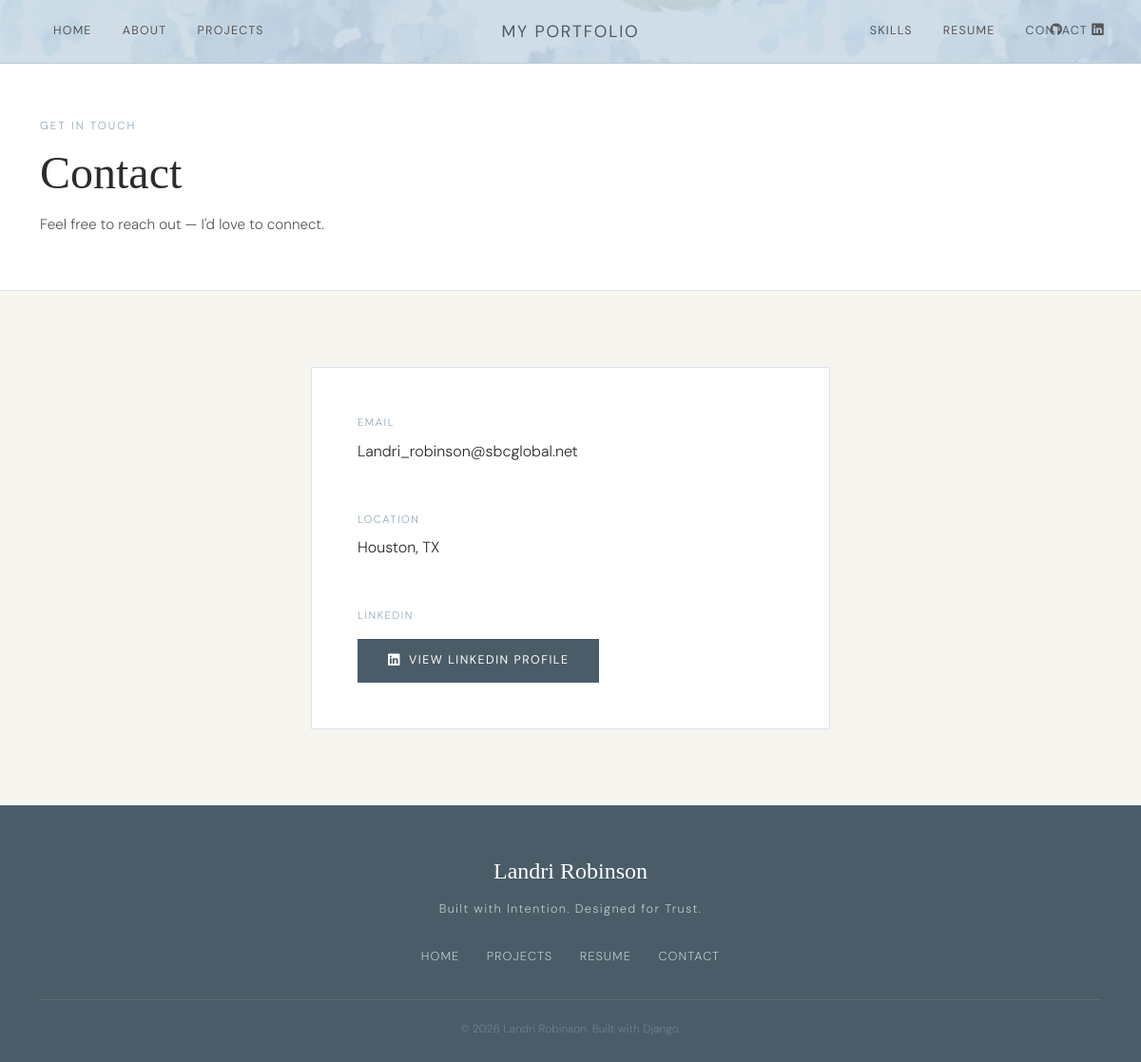
Page /contact/ on the committed database.
### portfolio/models.py (models this page shows, shortened)
class SiteProfile(models.Model):
    about_heading = models.CharField(
        max_length=200,
        default='Focused on AI & intelligent systems',
        help_text='Heading shown in the About Me section on the homepage',
    )
    about_bio = models.TextField(
        default='My work spans chatbots, AI agents, machine learning pipelines, and full-stack web applications. I believe in using technology to solve real problems — clearly, efficiently, and creatively.',
        help_text='Main bio paragraph — shown on the About page and homepage',
    )
    about_tagline = models.CharField(
        max_length=200,
        default='Problem-solver with a passion for AI and intelligent systems.',
        help_text='Short tagline shown under the page title on the About page',
    )
    contact_email = models.EmailField(
        blank=True,
        default='',
        help_text='Email address shown on the Contact page',
    )
    contact_location = models.CharField(
        max_length=200,
        blank=True,
        default='',
        help_text='Location shown on the Contact page (e.g. Waco, Texas)',
    )
    linkedin_url = models.URLField(
        blank=True,
        default='',
        help_text='Full LinkedIn profile URL',
    )
    class Meta:
        verbose_name = 'Site Profile'
        verbose_name_plural = 'Site Profile'

### portfolio/views.py (the view)
# urls.py: path('contact/', views.contact, name='contact'),
def contact(request):
    if request.method == 'POST':
        form = ContactForm(request.POST)
        if form.is_valid():
            form.save()
            messages.success(request, "Thanks for reaching out! I'll get back to you soon.")
            return redirect('contact')
    else:
        form = ContactForm()
    profile = SiteProfile.objects.first() or SiteProfile()
    return render(request, 'portfolio/contact.html', {'form': form, 'profile': profile})

### templates/portfolio/contact.html (shortened to what this page needs)
{% extends 'portfolio/base.html' %}
{% block content %}
<div class="page-header">
  <div class="container">
    <span class="page-header-eyebrow">Get In Touch</span>
    <h1 class="page-header-title">Contact</h1>
    <p class="page-header-sub">Feel free to reach out — I'd love to connect.</p>
  </div>
</div>
<section class="section-pad" style="background:var(--cream)">
  <div class="container">
    <div class="row justify-content-center">
      <div class="col-md-6">
        <div style="background:var(--white);border:1px solid var(--border);padding:48px">
          {% if profile.contact_email %}
          <div class="mb-5">
            <span style="font-size:0.7rem;letter-spacing:0.14em;text-transform:uppercase;color:var(--accent);display:block;margin-bottom:6px">Email</span>
            <a href="mailto:{{ profile.contact_email }}" style="font-size:1rem;color:var(--charcoal)">{{ profile.contact_email }}</a>
          </div>
          {% endif %}
          {% if profile.contact_location %}
          <div class="mb-5">
            <span style="font-size:0.7rem;letter-spacing:0.14em;text-transform:uppercase;color:var(--accent);display:block;margin-bottom:6px">Location</span>
            <span style="font-size:1rem;color:var(--charcoal)">{{ profile.contact_location }}</span>
          </div>
          {% endif %}
          {% if profile.linkedin_url %}
          <div>
            <span style="font-size:0.7rem;letter-spacing:0.14em;text-transform:uppercase;color:var(--accent);display:block;margin-bottom:14px">LinkedIn</span>
            <a href="{{ profile.linkedin_url }}" target="_blank" class="btn-primary-custom">
              <i class="bi bi-linkedin me-2"></i>View LinkedIn Profile
            </a>
          </div>
          {% endif %}
        </div>
      </div>
    </div>
  </div>
</section>
{% endblock %}

### static/css/style.css (style rules this page uses)
:root { --cream: #F7F5F0; --white: #FFFFFF; --charcoal: #2C2C2C; --charcoal-lt: #555555; --slate: #6B7F8E; --slate-dark: #4A5C68; --slate-light: #B8C8D2; --slate-pale: #EAF0F4; --accent: #8FA8B8; --accent-hover: #6B8FA3; --muted-gold: #C9B89A; --border: #DDE4E8; --shadow: rgba(74, 92, 104, 0.12); }
* { box-sizing: border-box; }
html { scroll-behavior: smooth; }
body { font-family: 'DM Sans', sans-serif; font-weight: 300; color: var(--charcoal); background-color: var(--cream); line-height: 1.75; font-size: 16px; }
h1, h2, h3, h4, h5 { font-family: 'Cormorant Garamond', serif; font-weight: 400; line-height: 1.2; color: var(--charcoal); }
a { color: var(--slate-dark); text-decoration: none; transition: color 0.2s; }
.btn-primary-custom { background-color: var(--slate-dark); color: var(--white); border: none; padding: 12px 32px; font-size: 0.78rem; letter-spacing: 0.12em; text-transform: uppercase; font-family: 'DM Sans', sans-serif; font-weight: 400; cursor: pointer; transition: background-color 0.25s, transform 0.15s; display: inline-block; }
.section-pad { padding: 80px 0; }
.page-header { background-color: var(--white); border-bottom: 1px solid var(--border); padding: 56px 0 40px; }
.page-header-eyebrow { font-size: 0.72rem; letter-spacing: 0.18em; text-transform: uppercase; color: var(--accent); display: block; margin-bottom: 10px; font-family: 'DM Sans', sans-serif; }
.page-header-title { font-family: 'Cormorant Garamond', serif; font-size: clamp(2rem, 4vw, 3rem); font-weight: 300; margin-bottom: 12px; }
.page-header-sub { font-size: 0.95rem; color: var(--charcoal-lt); max-width: 560px; }

### rows in the picture
SiteProfile: contact_email "Landri_robinson@sbcglobal.net", contact_location "Houston, TX"
